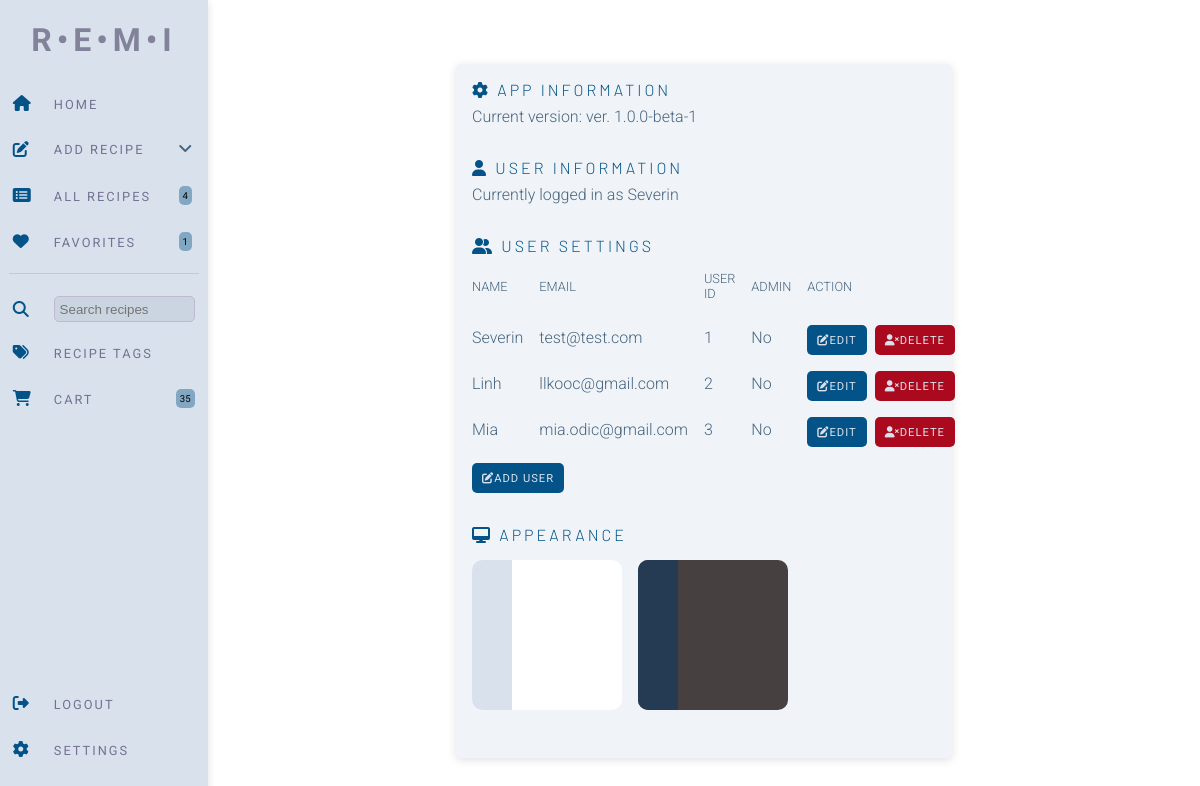
Before: /settings (signed in) with the older database file.
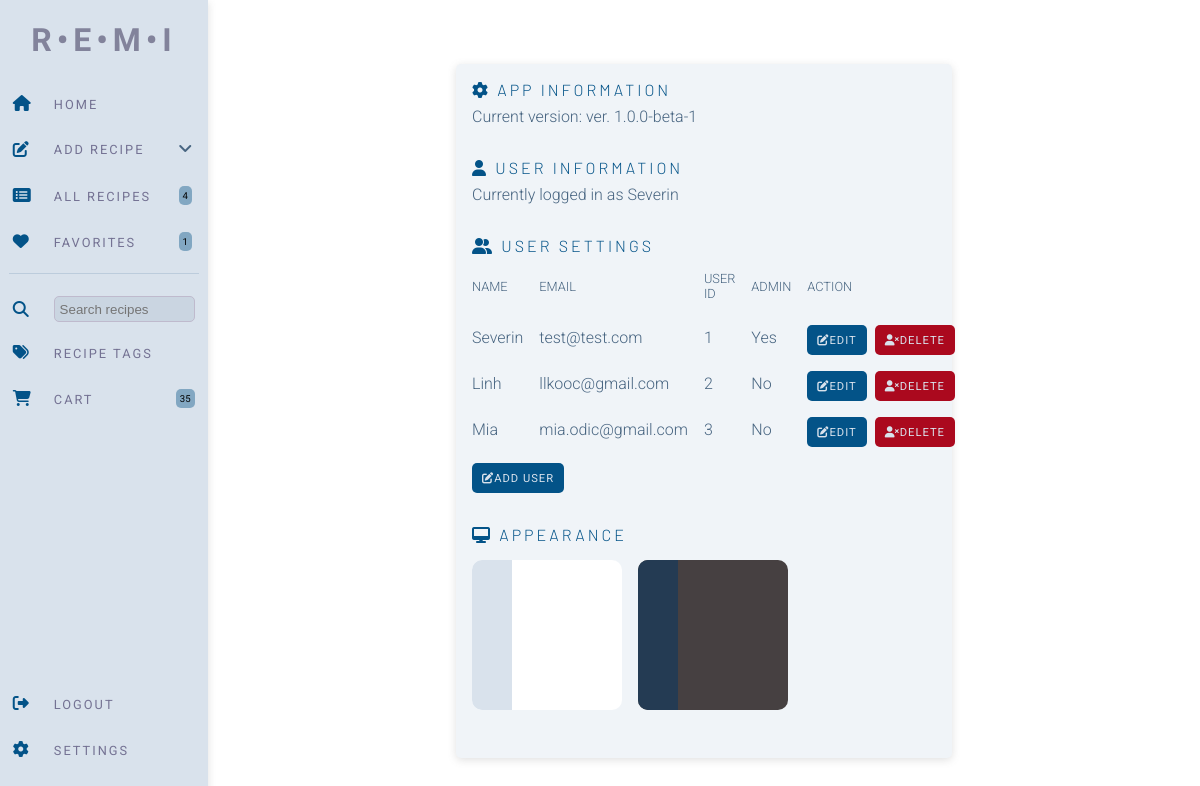
After: the same page with the newer database file.
### website/models.py (models this page shows)
class User(db.Model, UserMixin):
    id = db.Column(db.Integer, primary_key=True)
    email = db.Column(db.String(150), unique=True)
    password = db.Column(db.String(150))
    first_name = db.Column(db.String(50))
    admin = db.Column(db.Boolean, default=False)
    recipes = db.relationship('Recipe')

### website/views.py (the view, shortened to what this page needs)
@views.route('/settings', methods=['GET', 'POST'])
@login_required
def settings():
    favorite_total = Recipe.query.filter_by(username=current_user.id, favorite=True).count()
    total_recipes = Recipe.query.filter_by(username=current_user.id).count()
    shopping_list = ShoppingList.query.filter_by(username=current_user.id).count()
    all_users = User.query.all()
    return render_template("settings.html", favorite_total=favorite_total, total_recipes=total_recipes, shopping_list=shopping_list, user=current_user,
                           all_users=all_users)

### website/__init__.py (called while the page is built)
def create_app():
    app = Flask(__name__)
    app.config['SECRET_KEY'] = 'sdf897sdf987'
    app.config['SQLALCHEMY_DATABASE_URI'] = f'sqlite:///{DB_NAME}'
    db.init_app(app)
    migrate.init_app(app, db)
    from .views import views
    from .auth import auth
    app.register_blueprint(views, url_prefix='/')
    app.register_blueprint(auth, url_prefix='/')
    from .models import User, Recipe
    with app.app_context():
        db.create_all()
    login_manager = LoginManager()
    login_manager.login_view = 'auth.login'
    login_manager.init_app(app)
    @login_manager.user_loader
    def load_user(id):
        return User.query.get(int(id))
    return app

### website/templates/settings.html (shortened to what this page needs)
{% extends "base.html" %} {% block title %}Home{% endblock %} {% block
    content %}
    <div class="body-wrapper-settings">
      <div class="settings-display">
        <div class="title-settings">
          <i class="fa-solid fa-gear"></i> App Information
        </div>
        <div class="content-settings">
          Current version: ver. 1.0.0-beta-1
        </div>
        <div class="title-settings">
          <i class="fa-solid fa-user"></i> User information
        </div>
        <div class="content-settings">
          Currently logged in as {{ user.first_name }}
        </div>
        <div class="title-settings">
          <i class="fa-solid fa-user-group"></i> User Settings
        </div>
        <div class="content-settings">
          <div class="users-headings">
            <span class="user-info-heading">Name</span>
            <span class="user-info-heading">Email</span>
            <span class="user-info-heading">User ID</span>
            <span class="user-info-heading">Admin</span>
            <span class="user-info-heading">Action</span>
            {% for user in all_users %}
            <span class="user-info">{{ user.first_name }}</span>
            <span class="user-info">{{ user.email }}</span>
            <span class="user-info">{{ user.id }}</span>
            <span class="user-info">{% if user.admin %}Yes{% else %}No{% endif %}</span>
            <span class="user-control"><button class="button-user-primary" data-user-id="{{ user.id }}" onclick="editUser({{ user.id }})"><i class="fa-solid fa-pen-to-square"></i> Edit</button><button class="button-user-delete" id="deleteUser" onclick="deleteUser({{ user.id }}, '{{ user.first_name }}')"><i class="fa-solid fa-user-xmark"></i> Delete</button></span>
          {% endfor %}
          </div>
          <div class="add-user">
          <button class="button-user-primary" id="addUser"><i class="fa-solid fa-pen-to-square"></i> Add User</button>
          </div>
        </div>
        <div class="title-settings">
          <i class="fa-solid fa-desktop"></i> Appearance
        </div>
        <div class="content-settings-theme">
          <div class="theme-container-light">
            <div class="nav-light">
            </div>
          </div>
          <div class="theme-container-dark">
            <div class="nav-dark">
            </div>
          </div>
        </div>
      </div>
    </div>
    {% endblock %}

### website/templates/base.html (shortened to what this page needs)
<!DOCTYPE html>
<html>
  <head>
    <link
      href="https://cdnjs.cloudflare.com/ajax/libs/font-awesome/6.0.0/css/all.min.css"
      rel="stylesheet"
    />
    <link
      rel="stylesheet"
      href="https://cdnjs.cloudflare.com/ajax/libs/font-awesome/6.3.0/css/all.min.css"
    />
    <link
      rel="stylesheet"
      href="{{ url_for('static', filename='css/index.css') }}"
    />
  </head>
  <body>
    <nav class="navbar">
      <div class="logo">
        R•E•M•I
      </div>
      <div class="nav-grid">
        <div class="nav-layout">
          <span class="nav-icon"><i class="fa-solid fa-home"></i></span>
          <a class="menu-link" href="/"><span class="nav-text">Home</span></a>
        </div>
        <div class="dropdown">
          <div class="nav-layout">
            <span class="nav-icon"
              ><i class="fa-solid fa-pen-to-square"></i
            ></span>
            <span class="nav-text">Add Recipe</span>
            <span class="nav-other"
              ><i class="fa-solid fa-angle-down"></i
            ></span>
          </div>
        </div>
        <div class="nav-layout">
          <span class="nav-icon"
            ><i class="fa-solid fa-rectangle-list"></i
          ></span>
          <a class="menu-link" href="/all_recipes"><span class="nav-text">All Recipes</span></a>
          <span class="nav-other"><span class="pill">{{ total_recipes }}</span></span>
        </div>
        <div class="nav-layout">
          <span class="nav-icon"><i class="fa-solid fa-heart"></i></span>
          <a class="menu-link" href="/favorites"><span class="nav-text">Favorites</span></a>
          <span class="nav-other"><span class="pill">{{ favorite_total }}</span></span>
        </div>
        <div class="nav-divider">
          <hr />
        </div>
        <div class="nav-layout-search">
          <span class="nav-icon"
            ><i class="fa-solid fa-magnifying-glass"></i
          ></span>
          <span class="nav-text"
            ><input id="search_query" class="search-recipes" placeholder="Search recipes"
          /></span>
        </div>
        <div class="nav-layout">
          <span class="nav-icon"><i class="fa-solid fa-tags"></i></span>
          <a href = "/show_tags" class="menu-link"><span class="nav-text">Recipe Tags</span></a>
        </div>
        <div class="nav-layout">
          <span class="nav-icon"
            ><i class="fa-solid fa-cart-shopping"></i
          ></span>
          <a class="menu-link" href="/cart"><span class="nav-text">Cart</span></a>
          {% if shopping_list %}
          <span class="nav-other"><span class="pill">{{ shopping_list }}</span></span>
          {% else %}
          <span class="nav-other"><span class="pill">0</span></span>
          {% endif %}
        </div>
      </div>
      <div class="bottom-wrapper">
        <div class="nav-layout">
          <span class="nav-icon"
            ><i class="fa-solid fa-right-from-bracket"></i
          ></span>
          <a href="/logout" class="menu-link"><span class="nav-text">Logout</span></a>
        </div>
        <div class="nav-layout">
          <span class="nav-icon"><i class="fa-solid fa-gear"></i></span>
          <a href="/settings" class="menu-link"><span class="nav-text">Settings</span></a>
        </div>
      </div>
    </nav>
    <main>
    {% block content %}
    {% endblock %}
  </main>
  </body>
</html>

Changed rows visible on the page:
changed User "Severin": admin "No" → "Yes"
